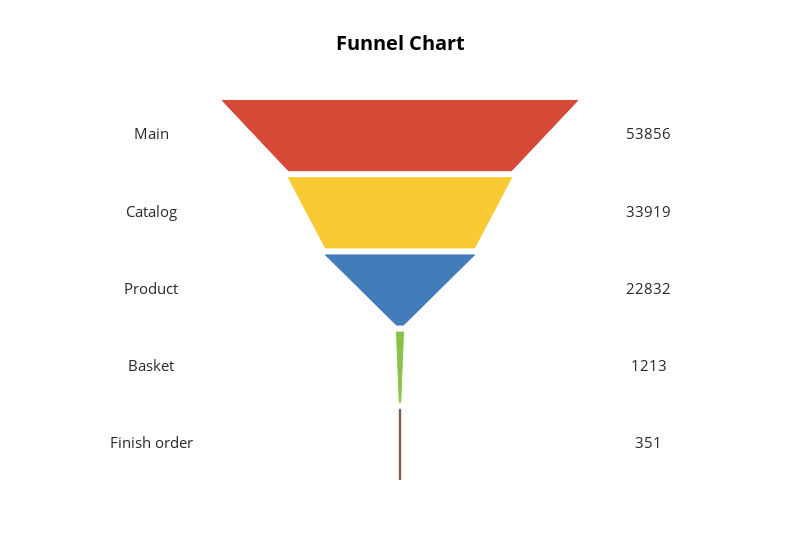

The notebook cell this image was saved under:
### Code cell
phases = ['Main', 'Catalog', 'Product', 'Basket', 'Finish order']
values = fdf.iloc[0].values

plot_funnel(phases, values)

### Figure 1 — Plotly figure (JSON) as saved in the notebook; plotly's stock layout.template omitted (floating-point values rounded to 4 significant figures)
{"data": [{"mode": "text", "text": ["Main", "Catalog", "Product", "Basket", "Finish order"], "textfont": {"color": "rgb(40,40,40)", "size": 15}, "type": "scatter", "x": [-350, -350, -350, -350, -350], "y": [490, 380, 270, 160, 50]}, {"mode": "text", "text": [53856, 33919, 22832, 1213, 351], "textfont": {"color": "rgb(40,40,40)", "size": 15}, "type": "scatter", "x": [350, 350, 350, 350, 350], "y": [490, 380, 270, 160, 50]}], "layout": {"height": 560, "paper_bgcolor": "rgba(255,255,255,1)", "plot_bgcolor": "rgba(255,255,255,1)", "shapes": [{"fillcolor": "#d54936", "line": {"color": "#d54936", "width": 1}, "path": "M 250 540 L 157 440 L -157 440 L -250 540 Z", "type": "path"}, {"fillcolor": "#faca34", "line": {"color": "#faca34", "width": 1}, "path": "M 157 430 L 105 330 L -105 330 L -157 430 Z", "type": "path"}, {"fillcolor": "#437cba", "line": {"color": "#437cba", "width": 1}, "path": "M 105 320 L 5 220 L -5 220 L -105 320 Z", "type": "path"}, {"fillcolor": "#8bc34a", "line": {"color": "#8bc34a", "width": 1}, "path": "M 5 210 L 1 110 L -1 110 L -5 210 Z", "type": "path"}, {"fillcolor": "#795548", "line": {"color": "#795548", "width": 1}, "path": "M 1 100 L 1 0 L -1 0 L -1 100 Z", "type": "path"}], "showlegend": false, "title": "<b>Funnel Chart</b>", "titlefont": {"color": "rgb(0,0,0)", "size": 20}, "width": 800, "xaxis": {"range": [-450, 450], "showgrid": false, "showticklabels": false, "zeroline": false}, "yaxis": {"showgrid": false, "showticklabels": false, "zeroline": false}}}
